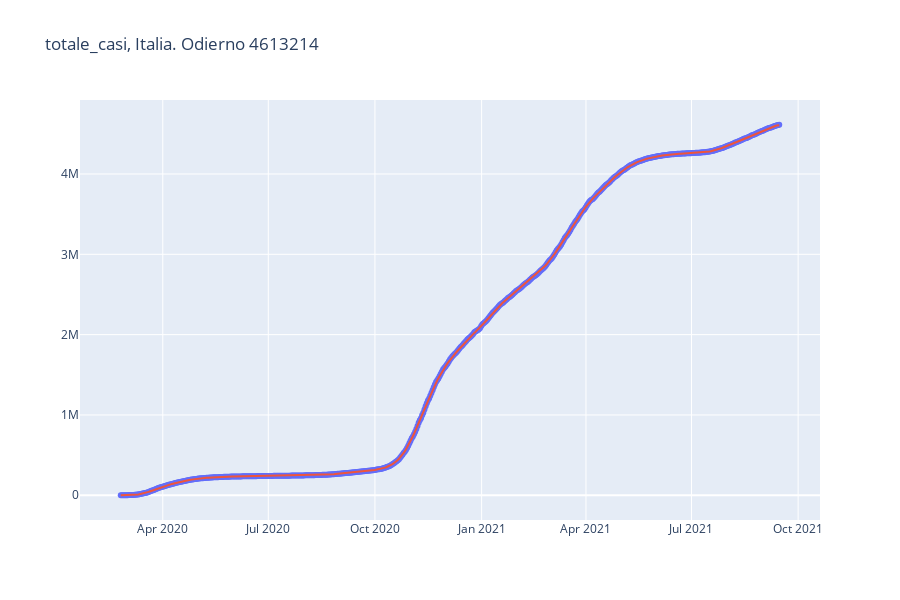
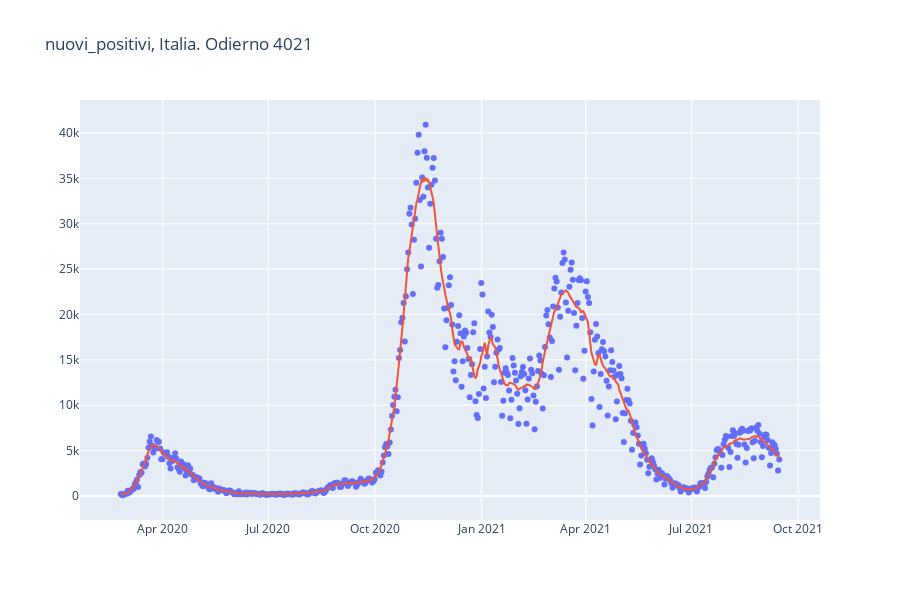
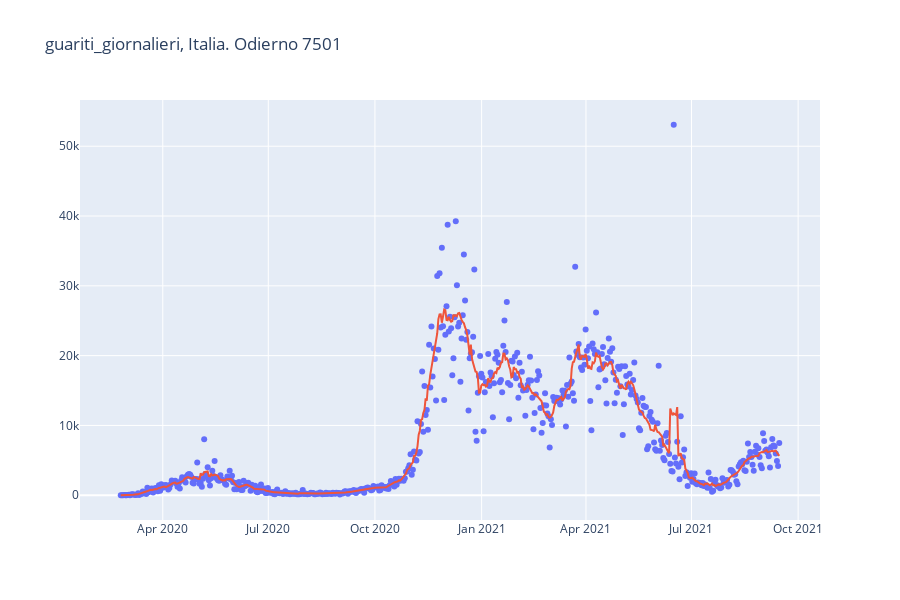
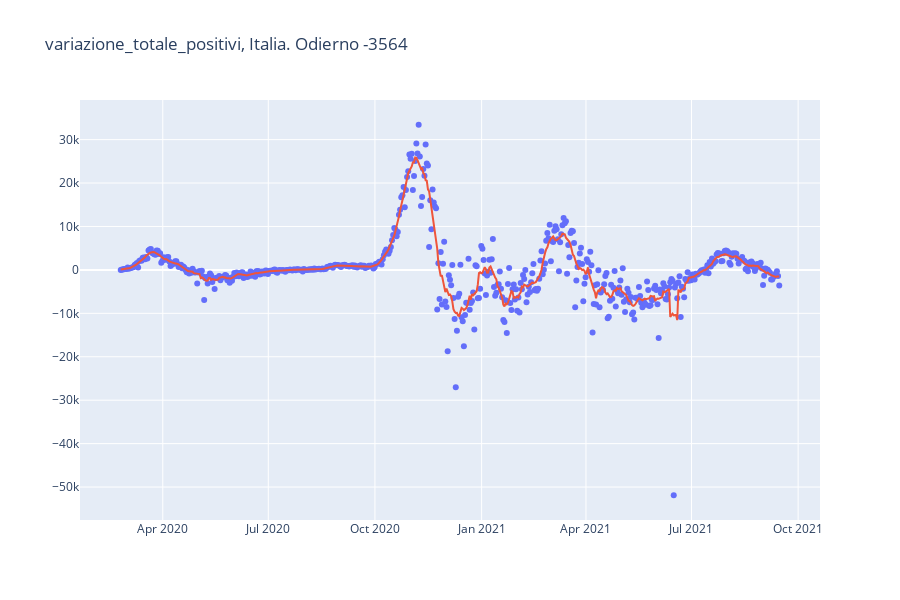

The notebook cell saved with these charts, in order:
### Code cell
for indicatore in indicatori_selected:
    fig=go.Figure()
    
    fig.add_trace(go.Scatter(x=giorni[-days_back:],
                            y=trend[indicatore]['Italia'][-days_back:],
                             mode='markers'))
    # versione lisciata
    fig.add_trace(go.Scatter(x=giorni[-days_back:],
                            y=moving_function_rev1(trend[indicatore]['Italia'][-days_back:],np.mean,3,3)))

    fig.update_layout(
        title='%s, Italia. Odierno %d'%(indicatore,trend[indicatore]['Italia'][-1]),
        autosize=False,
        showlegend=False,
        width=900,
        height=600)
    fig.show()

### Figure 1 — Plotly figure (JSON) as saved in the notebook; plotly's stock layout.template omitted (floating-point values rounded to 4 significant figures; data arrays with more than 128 entries replaced by an {"elided": "..."} marker saying what was removed)
{"data": [{"mode": "markers", "type": "scatter", "x": {"elided": "569 str values"}, "y": {"elided": "569 int values"}}, {"type": "scatter", "x": {"elided": "569 str values"}, "y": {"elided": "569 float values"}}], "layout": {"autosize": false, "height": 600, "showlegend": false, "title": {"text": "totale_casi, Italia. Odierno 4613214"}, "width": 900, "xaxis": {"autorange": true, "range": ["2020-01-20 14:28:18.861", "2021-10-19 20:31:41.139"], "type": "date"}, "yaxis": {"autorange": true, "range": [-307900.0, 4921000.0], "type": "linear"}}}

### Figure 2 — Plotly figure (JSON) as saved in the notebook; plotly's stock layout.template omitted (floating-point values rounded to 4 significant figures; data arrays with more than 128 entries replaced by an {"elided": "..."} marker saying what was removed)
{"data": [{"mode": "markers", "type": "scatter", "x": {"elided": "569 str values"}, "y": {"elided": "569 int values"}}, {"type": "scatter", "x": {"elided": "569 str values"}, "y": {"elided": "569 float values"}}], "layout": {"autosize": false, "height": 600, "showlegend": false, "title": {"text": "nuovi_positivi, Italia. Odierno 4021"}, "width": 900, "xaxis": {"autorange": true, "range": ["2020-01-20 14:28:18.861", "2021-10-19 20:31:41.139"], "type": "date"}, "yaxis": {"autorange": true, "range": [-2649.0, 43630.0], "type": "linear"}}}

### Figure 3 — Plotly figure (JSON) as saved in the notebook; plotly's stock layout.template omitted (floating-point values rounded to 4 significant figures; data arrays with more than 128 entries replaced by an {"elided": "..."} marker saying what was removed)
{"data": [{"mode": "markers", "type": "scatter", "x": {"elided": "569 str values"}, "y": {"elided": "569 int values"}}, {"type": "scatter", "x": {"elided": "569 str values"}, "y": {"elided": "569 float values"}}], "layout": {"autosize": false, "height": 600, "showlegend": false, "title": {"text": "guariti_giornalieri, Italia. Odierno 7501"}, "width": 900, "xaxis": {"autorange": true, "range": ["2020-01-20 14:28:18.861", "2021-10-19 20:31:41.139"], "type": "date"}, "yaxis": {"autorange": true, "range": [-3545.0, 56620.0], "type": "linear"}}}

### Figure 4 — Plotly figure (JSON) as saved in the notebook; plotly's stock layout.template omitted (floating-point values rounded to 4 significant figures; data arrays with more than 128 entries replaced by an {"elided": "..."} marker saying what was removed)
{"data": [{"mode": "markers", "type": "scatter", "x": {"elided": "569 str values"}, "y": {"elided": "569 int values"}}, {"type": "scatter", "x": {"elided": "569 str values"}, "y": {"elided": "569 float values"}}], "layout": {"autosize": false, "height": 600, "showlegend": false, "title": {"text": "variazione_totale_positivi, Italia. Odierno -3564"}, "width": 900, "xaxis": {"autorange": true, "range": ["2020-01-20 14:28:18.861", "2021-10-19 20:31:41.139"], "type": "date"}, "yaxis": {"autorange": true, "range": [-57580.0, 39120.0], "type": "linear"}}}
